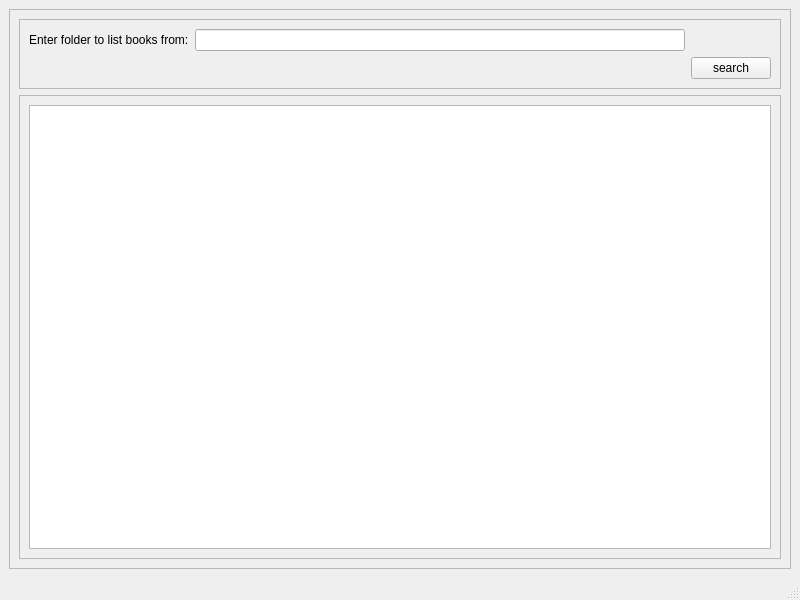
<?xml version="1.0" encoding="UTF-8"?>
<ui version="4.0">
 <class>MainWindow</class>
 <widget class="QMainWindow" name="MainWindow">
  <property name="geometry">
   <rect>
    <x>0</x>
    <y>0</y>
    <width>800</width>
    <height>600</height>
   </rect>
  </property>
  <property name="windowTitle">
   <string>Home</string>
  </property>
  <widget class="QWidget" name="centralwidget">
   <layout class="QGridLayout" name="gridLayout_5">
    <item row="0" column="0">
     <widget class="QFrame" name="frame_2">
      <property name="frameShape">
       <enum>QFrame::StyledPanel</enum>
      </property>
      <property name="frameShadow">
       <enum>QFrame::Raised</enum>
      </property>
      <layout class="QGridLayout" name="gridLayout_3">
       <item row="1" column="0">
        <widget class="QFrame" name="frame">
         <property name="frameShape">
          <enum>QFrame::StyledPanel</enum>
         </property>
         <property name="frameShadow">
          <enum>QFrame::Raised</enum>
         </property>
         <layout class="QGridLayout" name="gridLayout_2">
          <item row="0" column="0">
           <widget class="QTableView" name="tableView_books"/>
          </item>
         </layout>
        </widget>
       </item>
       <item row="0" column="0">
        <widget class="QFrame" name="frame_3">
         <property name="frameShape">
          <enum>QFrame::StyledPanel</enum>
         </property>
         <property name="frameShadow">
          <enum>QFrame::Raised</enum>
         </property>
         <layout class="QGridLayout" name="gridLayout_4">
          <item row="0" column="0">
           <layout class="QGridLayout" name="gridLayout">
            <item row="0" column="0">
             <widget class="QLabel" name="label">
              <property name="text">
               <string>Enter folder to list books from:</string>
              </property>
             </widget>
            </item>
            <item row="0" column="1">
             <widget class="QLineEdit" name="lineEdit_searchhPath"/>
            </item>
            <item row="1" column="2">
             <widget class="QPushButton" name="pushButton_search">
              <property name="text">
               <string>search</string>
              </property>
             </widget>
            </item>
           </layout>
          </item>
         </layout>
        </widget>
       </item>
      </layout>
     </widget>
    </item>
   </layout>
  </widget>
  <widget class="QMenuBar" name="menubar">
   <property name="geometry">
    <rect>
     <x>0</x>
     <y>0</y>
     <width>800</width>
     <height>22</height>
    </rect>
   </property>
  </widget>
  <widget class="QStatusBar" name="statusbar"/>
 </widget>
 <resources/>
 <connections/>
</ui>
